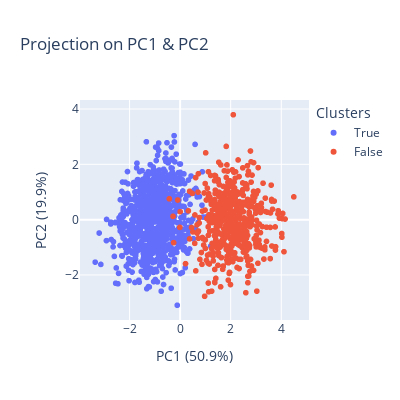

The notebook cell this image was saved under:
### Code cell
plot1 = plot_pca_projectiononPC(df_X_proj, components=(0, 1), cluster_labels=y, width=400, height=400)
for trace in plot1.data:
    fig.add_trace(trace, row=1, col=1)
    
plot1.show()

### Figure 1 — Plotly figure (JSON) as saved in the notebook; plotly's stock layout.template omitted (floating-point values rounded to 4 significant figures; data arrays with more than 128 entries replaced by an {"elided": "..."} marker saying what was removed)
{"data": [{"hovertemplate": "Clusters=True<br>PC1 (Axis 1)=%{x}<br>PC2 (Axis 2)=%{y}<extra></extra>", "legendgroup": "True", "marker": {"color": "#636efa", "symbol": "circle"}, "mode": "markers", "name": "True", "showlegend": true, "textfont": {"size": 10}, "textposition": "top center", "type": "scattergl", "x": {"elided": "1000 float values"}, "xaxis": "x", "y": {"elided": "1000 float values"}, "yaxis": "y"}, {"hovertemplate": "Clusters=False<br>PC1 (Axis 1)=%{x}<br>PC2 (Axis 2)=%{y}<extra></extra>", "legendgroup": "False", "marker": {"color": "#EF553B", "symbol": "circle"}, "mode": "markers", "name": "False", "showlegend": true, "textfont": {"size": 10}, "textposition": "top center", "type": "scattergl", "x": {"elided": "500 float values"}, "xaxis": "x", "y": {"elided": "500 float values"}, "yaxis": "y"}], "layout": {"height": 400, "legend": {"title": {"text": "Clusters"}, "tracegroupgap": 0}, "title": {"text": "Projection on PC1 & PC2"}, "width": 400, "xaxis": {"anchor": "y", "domain": [0, 1], "title": {"text": "PC1 (50.9%)"}}, "yaxis": {"anchor": "x", "domain": [0, 1], "title": {"text": "PC2 (19.9%)"}}}}
